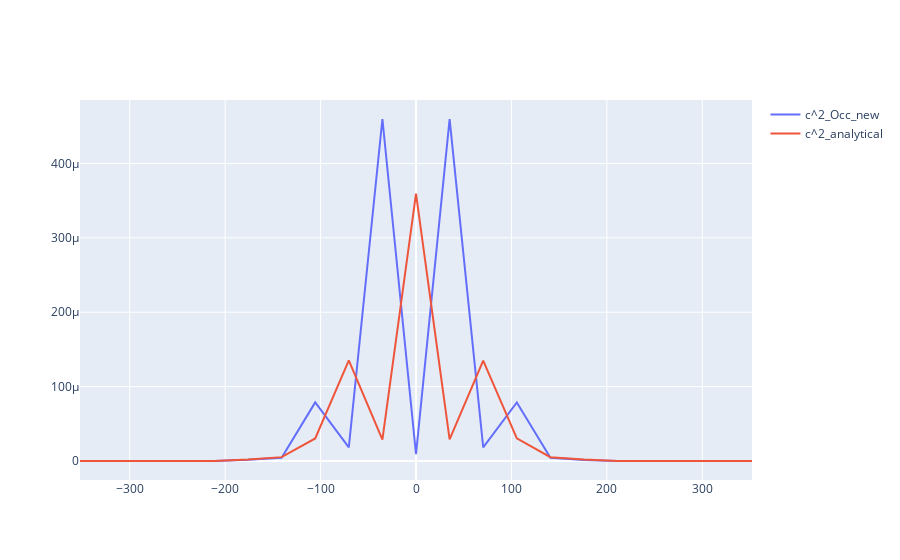

Notebook cell for this chart:
### Markdown cell above
## Weakpulse

### Code cell
col_weak=["Time", "CPU", "<Ovr(Phi.Eta.Rn.Rn)>", "<H0>",
    "<Occ{H0:0}>", "<Occ{H0:1}>", "<Occ{H0:2}>", "<Occ{H0:3}>", "<Occ{H0:4}>", "<Occ{H0:5}>",
    "Re{<H0:0|psi>}", "Re{<H0:1|psi>}", "Re{<H0:2|psi>}", "Re{<H0:3|psi>}", "Re{<H0:4|psi>}", "Re{<H0:5|psi>}",
    "Imag{<H0:0|psi>}", "Imag{<H0:1|psi>}", "Imag{<H0:2|psi>}", "Imag{<H0:3|psi>}", "Imag{<H0:4|psi>}", "Imag{<H0:5|psi>}"
]
df_weak=pd.read_csv("/home/user/BachelorThesis/trecxcoefftests/weakpulse/0043/expec", sep="\s+", header=8)
#shift every column name by one and remove the first column
df_weak.columns = df_weak.columns[1:].tolist() + [""]
#remove last column
df_weak = df_weak.iloc[:, :-1]
df_weak.columns = col_weak



time0 = extract_time("/home/user/BachelorThesis/trecxcoefftests/weakpulse/0043/Laser")
field0 = extractField_0("/home/user/BachelorThesis/trecxcoefftests/weakpulse/0043/Laser")

integrand = np.exp(1j* 1/4 * np.array(time0)) * np.array(field0)*3
cumulative_integral = cumulative_trapezoid(-1j*integrand, x=np.array(time0), initial=0)
interp_func = interp1d(time0, cumulative_integral, kind='cubic', fill_value="extrapolate")
cumulative_integral_reduced = interp_func(df_weak["Time"])



fig = go.Figure()

fig.add_trace(go.Scatter(x=np.array(df_weak["Time"]), y=df_weak["<Occ{H0:1}>"], mode='lines', name='c^2_Occ_new'))
#fig.add_trace(go.Scatter(x=np.array(df_weak["Time"]), y=df_weak["Re{<H0:1|psi>}"]**2+df_weak["Imag{<H0:1|psi>}"]**2, mode='lines', name='c^2_new'))

fig.add_trace(go.Scatter(x=np.array(df_weak["Time"]), y=np.abs(cumulative_integral_reduced)**2, mode='lines', name='c^2_analytical'))

fig.show()

### Figure 1 — Plotly figure (JSON) as saved in the notebook; plotly's stock layout.template omitted (floating-point values rounded to 4 significant figures)
{"data": [{"mode": "lines", "name": "c^2_Occ_new", "type": "scatter", "x": [-352.1, -316.9, -281.7, -246.5, -211.2, -176.0, -140.8, -105.6, -70.41, -35.2, 0.01291, 35.22, 70.43, 105.6, 140.9, 176.1, 211.3, 246.5, 281.7, 316.9, 352.1], "y": [1.896e-23, 1.049e-17, 2.55e-12, 8.035e-10, 5.109e-08, 1.514e-06, 4.324e-06, 7.881e-05, 1.828e-05, 0.0004598, 9.366e-06, 0.0004595, 1.841e-05, 7.866e-05, 4.338e-06, 1.509e-06, 5.11e-08, 7.984e-10, 2.54e-12, 1.037e-17, 1.899e-22]}, {"mode": "lines", "name": "c^2_analytical", "type": "scatter", "x": [-352.1, -316.9, -281.7, -246.5, -211.2, -176.0, -140.8, -105.6, -70.41, -35.2, 0.01291, 35.22, 70.43, 105.6, 140.9, 176.1, 211.3, 246.5, 281.7, 316.9, 352.1], "y": [6.976e-58, 2.004e-16, 4.857e-12, 3.231e-09, 6.346e-09, 1.959e-06, 5.184e-06, 3.031e-05, 0.0001353, 2.879e-05, 0.0003594, 2.895e-05, 0.000135, 3.037e-05, 5.159e-06, 1.957e-06, 6.321e-09, 3.218e-09, 4.848e-12, 1.957e-16, 7.018e-20]}], "layout": {}}
